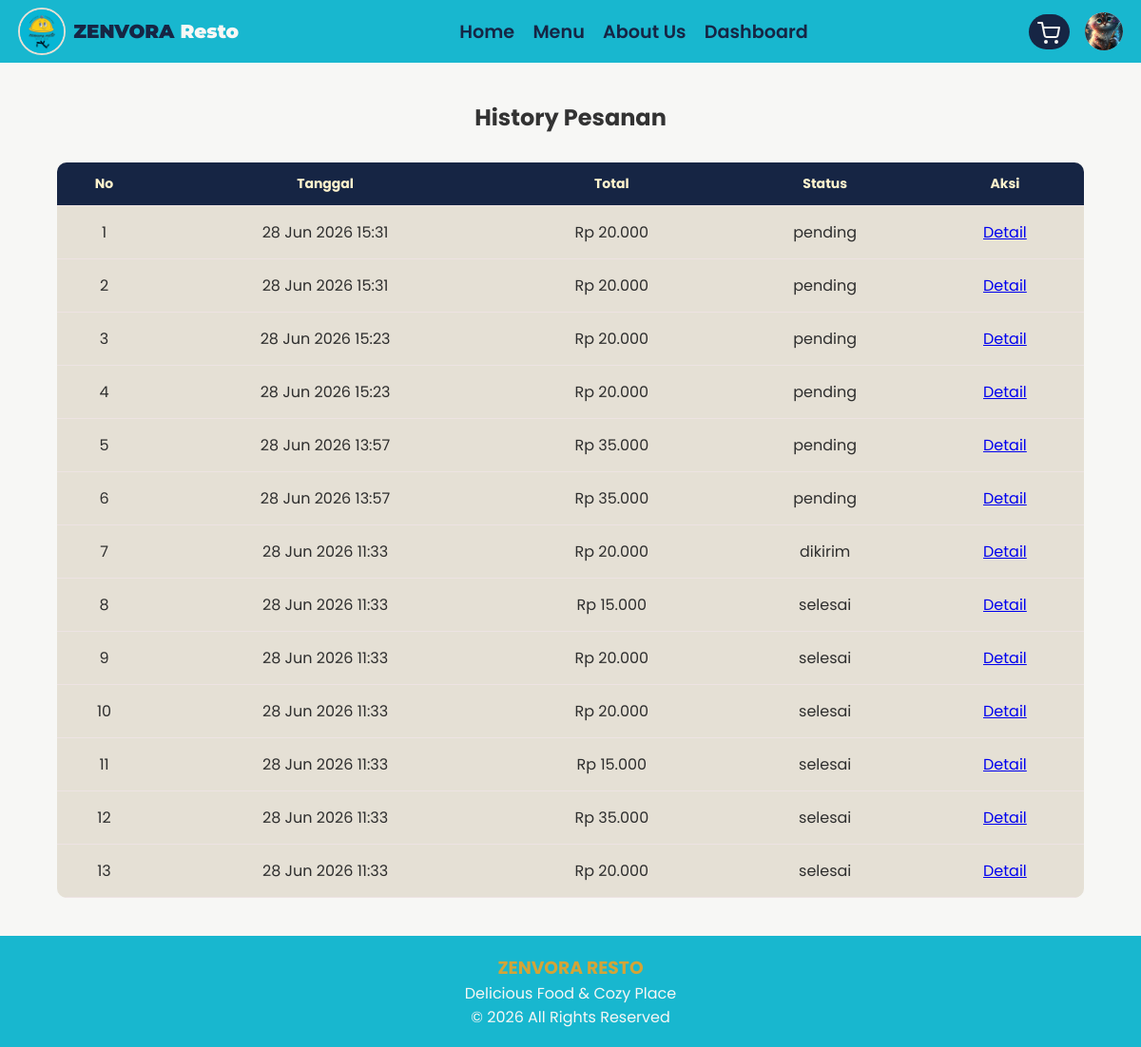
Screenshot of /history.php (signed in) with the database file from the repository.
### tables this page shows
CREATE TABLE `orders` (
  `id` int(11) NOT NULL,
  `user_id` int(11) DEFAULT NULL,
  `total_harga` int(11) DEFAULT NULL,
  `order_date` timestamp NOT NULL DEFAULT current_timestamp(),
  `status` enum('pending','diproses','dikirim','selesai') DEFAULT 'pending',
  `created_at` timestamp NOT NULL DEFAULT current_timestamp()
);

### history.php (the view, shortened to what this page needs)
<?php
include "database/koneksi.php";
$user_id = $_SESSION['user']['id'];
$query = mysqli_query($conn,"
SELECT *
FROM orders
WHERE user_id='$user_id'
ORDER BY created_at DESC
");
include "includes/header.php";
include "includes/navbar.php";
?>
<section class="history-container">
    <h1>History Pesanan</h1>
    <?php if(mysqli_num_rows($query) > 0){ ?>
    <table class="history-table">
        <thead>
            <tr>
                <th>No</th>
                <th>Tanggal</th>
                <th>Total</th>
                <th>Status</th>
                <th>Aksi</th>
            </tr>
        </thead>
        <tbody>
        <?php
        $no=1;
        while($row=mysqli_fetch_assoc($query)){
        ?>
        <tr>
            <td><?= $no++; ?></td>
            <td>
                <?= date("d M Y H:i",strtotime($row['created_at'])); ?>
            </td>
            <td>
                Rp <?= number_format($row['total_harga'],0,',','.'); ?>
            </td>
            <td>
                <span class="status <?= strtolower($row['status']); ?>">
                    <?= $row['status']; ?>
                </span>
            </td>
            <td>
                <a href="detail_pesanan.php?id=<?= $row['id']; ?>" class="btn-detail">
                    Detail
                </a>
            </td>
        </tr>
        <?php } ?>
        </tbody>
    </table>
    <?php }else{ ?>
        <div class="empty-history">
            Anda belum memiliki riwayat pesanan.
        </div>
    <?php } ?>
</section>
<?php include "includes/footer.php"; ?>

### assets/css/style.css (style rules this page uses)
:root { --main-color: #f7F7F5; --secondary-color: #18B7CF; --font-main-color: #2E2E2E; --font-secondary-color:#D4A437; --card-main: #fff3cd; --border-color:#E5E0D5; --Tosku-color: #162544; }
* { margin: 0; padding: 0; box-sizing: border-box; }
body { background: var(--main-color); color: var(--font-main-color); font-family: "Poppins", sans-serif; }
.history-container { width:90%; max-width:1100px; margin:40px auto; }
.history-container h1 { text-align:center; margin-bottom:30px; color:#333; }
table { width: 100%; border-collapse: collapse; margin-top: 10px; overflow: hidden; border-radius: 10px; }
table th { background: var(--Tosku-color); color: var(--card-main); padding: 12px; font-size: 14px; }
table tr { background: var(--border-color); }
th,td { padding:15px; text-align:center; border-bottom:1px solid #ede3e3ff; }

### rows the page displays
orders: created_at "28 Jun 2026 15:31", total_harga "20.000", status "pending"
orders: created_at "28 Jun 2026 15:31", total_harga "20.000", status "pending"
orders: created_at "28 Jun 2026 15:23", total_harga "20.000", status "pending"
orders: created_at "28 Jun 2026 15:23", total_harga "20.000", status "pending"
orders: created_at "28 Jun 2026 13:57", total_harga "35.000", status "pending"
orders: created_at "28 Jun 2026 13:57", total_harga "35.000", status "pending"
orders: created_at "28 Jun 2026 11:33", total_harga "20.000", status "dikirim"
orders: created_at "28 Jun 2026 11:33", total_harga "15.000", status "selesai"
orders: created_at "28 Jun 2026 11:33", total_harga "20.000", status "selesai"
orders: created_at "28 Jun 2026 11:33", total_harga "20.000", status "selesai"
orders: created_at "28 Jun 2026 11:33", total_harga "15.000", status "selesai"
orders: created_at "28 Jun 2026 11:33", total_harga "35.000", status "selesai"
orders: created_at "28 Jun 2026 11:33", total_harga "20.000", status "selesai"
